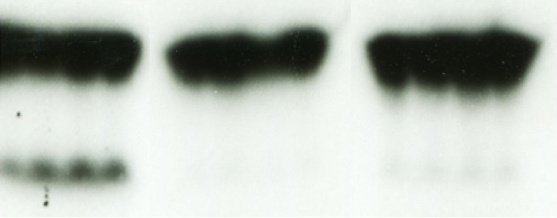
#> input picture modules/panel-cbir/resources/images/blots/02598.jpg, 557 x 218 px
$ python image_border_detection.py ../../modules/panel-cbir/resources/images/blots   (older library calls are emulated)
#> lines starting #> are read from the running program, lines starting #| are printed output that depends on the picture; after the words box and inside, x2 and y2 are one past the last pixel; in counts of white or black regions, pixels touching at a corner belong together
import os
import cv2
import argparse
import numpy as np

try:
    from tqdm import tqdm
except ImportError:
    tqdm = None


# -------------------------------
# 1. Core robust border detector
# -------------------------------
def detect_border_bbox_robust(
    img,
    border_frac=0.08,
    k_clusters=3,
    color_dist_thr=0.25,
    grad_thr=0.3,
    min_fg_area_frac=0.1,
    max_fg_area_frac=0.99,
    max_border_frac=0.15,  # max border thickness as fraction of min(H, W)
):
    """
    Robust border detection with extra geometric prior:
    - Border must be near image edges (within max_border_frac * min(H, W)).

    Returns:
        (top, bottom, left, right)  [bottom/right EXCLUSIVE]
        Falls back to full image if detection looks suspicious.
    """
    h, w = img.shape[:2]

    # Convert to Lab for perceptual color distance
    lab = cv2.cvtColor(img, cv2.COLOR_BGR2LAB).astype(np.float32)

    # --- 1. Collect border pixels (outer frame) ---
    bf = border_frac
    t = int(max(1, round(bf * h)))
    l = int(max(1, round(bf * w)))

    border_mask = np.zeros((h, w), np.uint8)
    border_mask[:t, :] = 1
    border_mask[-t:, :] = 1
    border_mask[:, :l] = 1
    border_mask[:, -l:] = 1

    border_pixels = lab[border_mask == 1].reshape(-1, 3)
    if border_pixels.shape[0] < k_clusters:
        # too few border pixels, fallback
        return 0, h, 0, w

    # --- 2. K-means on border pixels to find dominant border color ---
    criteria = (cv2.TERM_CRITERIA_EPS + cv2.TERM_CRITERIA_MAX_ITER, 20, 1.0)

    max_samples = 5000
    if border_pixels.shape[0] > max_samples:
        idx = np.random.choice(border_pixels.shape[0], max_samples, replace=False)
        border_pixels_sample = border_pixels[idx]
    else:
        border_pixels_sample = border_pixels

    border_pixels_sample = border_pixels_sample.astype(np.float32)

    _, labels, centers = cv2.kmeans(
        border_pixels_sample,
        k_clusters,
        None,
        criteria,
        3,
        cv2.KMEANS_PP_CENTERS,
    )

    _, counts = np.unique(labels.flatten(), return_counts=True)
    bg_cluster_idx = int(np.argmax(counts))
    bg_center = centers[bg_cluster_idx]  # (3,)

    # --- 3. For all pixels: color distance + gradient ---
    diff = lab - bg_center.reshape(1, 1, 3)
    color_dist = np.linalg.norm(diff, axis=2)
    color_dist_norm = color_dist / (color_dist.max() + 1e-6)

    gray = cv2.cvtColor(img, cv2.COLOR_BGR2GRAY)
    gx = cv2.Sobel(gray, cv2.CV_32F, 1, 0, ksize=3)
    gy = cv2.Sobel(gray, cv2.CV_32F, 0, 1, ksize=3)
    grad_mag = np.sqrt(gx * gx + gy * gy)
    grad_norm = grad_mag / (grad_mag.max() + 1e-6)

    # background candidate
    bg_cand = (color_dist_norm < color_dist_thr) & (grad_norm < grad_thr)
    bg_cand = bg_cand.astype(np.uint8)

    # --- 4. Keep only components that touch the image border ---
    num_labels, labels_cc, stats, _ = cv2.connectedComponentsWithStats(bg_cand, connectivity=4)

    if num_labels <= 1:
        return 0, h, 0, w

    edge_mask = np.zeros_like(bg_cand, dtype=bool)
    edge_mask[0, :] = True
    edge_mask[-1, :] = True
    edge_mask[:, 0] = True
    edge_mask[:, -1] = True

    bg_final = np.zeros_like(bg_cand, dtype=np.uint8)
    best_area = 0

    for lbl in range(1, num_labels):
        comp_mask = labels_cc == lbl
        if not np.any(comp_mask & edge_mask):
            continue
        area = stats[lbl, cv2.CC_STAT_AREA]
        if area > best_area:
            best_area = area
            bg_final[:] = 0
            bg_final[comp_mask] = 1

    if best_area == 0:
        return 0, h, 0, w

    # --- 4.5 NEW: geometric clamp – limit border thickness ---

    # Use np.indices so all arrays are shape (h, w)
    yy, xx = np.indices((h, w))
    dist_to_top = yy
    dist_to_bottom = h - 1 - yy
    dist_to_left = xx
    dist_to_right = w - 1 - xx

    # distance to nearest edge for each pixel
    dist_to_edge = np.minimum.reduce(
        [dist_to_top, dist_to_bottom, dist_to_left, dist_to_right]
    )

    max_border_px = int(max_border_frac * min(h, w))
    # keep only bg pixels within this distance from edge
    bg_final = bg_final & (dist_to_edge <= max_border_px)

    if not np.any(bg_final):
        # after clamping nothing remains → fallback
        return 0, h, 0, w

    # --- 5. Foreground mask & bounding box ---
    fg_mask = (bg_final == 0).astype(np.uint8)

    num_fg, labels_fg, stats_fg, _ = cv2.connectedComponentsWithStats(fg_mask, connectivity=4)
    if num_fg <= 1:
        return 0, h, 0, w

    cleaned_fg = np.zeros_like(fg_mask)
    for lbl in range(1, num_fg):
        area = stats_fg[lbl, cv2.CC_STAT_AREA]
        if area < 50:
            continue
        cleaned_fg[labels_fg == lbl] = 1

    ys_fg, xs_fg = np.where(cleaned_fg == 1)
    if len(ys_fg) == 0 or len(xs_fg) == 0:
        return 0, h, 0, w

    top = int(np.min(ys_fg))
    bottom = int(np.max(ys_fg) + 1)
    left = int(np.min(xs_fg))
    right = int(np.max(xs_fg) + 1)

    fg_area = (bottom - top) * (right - left)
    full_area = h * w
    frac = fg_area / float(full_area)

    if frac < min_fg_area_frac or frac > max_fg_area_frac:
        return 0, h, 0, w

    return top, bottom, left, right

# -------------------------------
# 2. Visualization per image
# -------------------------------
def visualize_border_detection(
    image_path,
    out_dir,
    border_frac=0.08,
    k_clusters=3,
    color_dist_thr=0.25,
    grad_thr=0.3,
    min_fg_area_frac=0.1,
    max_fg_area_frac=0.99,
    max_border_frac=0.15,
    save_crop=False,
):
    os.makedirs(out_dir, exist_ok=True)

    img = cv2.imread(image_path)
    if img is None:
        print(f"[WARN] Cannot read image: {image_path}")
        return

    h, w = img.shape[:2]

    top, bottom, left, right = detect_border_bbox_robust(
        img,
        border_frac=border_frac,
        k_clusters=k_clusters,
        color_dist_thr=color_dist_thr,
        grad_thr=grad_thr,
        min_fg_area_frac=min_fg_area_frac,
        max_fg_area_frac=max_fg_area_frac,
        max_border_frac=max_border_frac,
    )

    vis = img.copy()

    # clamp & validate
    top = max(0, min(top, h - 1))
    bottom = max(0, min(bottom, h))
    left = max(0, min(left, w - 1))
    right = max(0, min(right, w))

    if bottom > top and right > left:
        cv2.rectangle(vis, (left, top), (right - 1, bottom - 1), (0, 255, 255), 3)
        cv2.putText(
            vis,
            "robust_bbox",
            (left + 5, max(top - 10, 20)),
            cv2.FONT_HERSHEY_SIMPLEX,
            0.7,
            (0, 255, 255),
            2,
            cv2.LINE_AA,
        )

    base = os.path.splitext(os.path.basename(image_path))[0]
    vis_path = os.path.join(out_dir, f"{base}_border_robust_vis.png")
    cv2.imwrite(vis_path, vis)

    if save_crop and bottom > top and right > left:
        crop = img[top:bottom, left:right].copy()
        crop_path = os.path.join(out_dir, f"{base}_border_robust_crop.png")
        cv2.imwrite(crop_path, crop)


# -------------------------------
# 3. Folder traversal helpers
# -------------------------------
def list_images(input_dir, exts, recursive=False):
    exts = {e.lower() for e in exts}
    paths = []
    if recursive:
        for root, _, files in os.walk(input_dir):
            for f in files:
                if os.path.splitext(f)[1].lower() in exts:
                    paths.append(os.path.join(root, f))
    else:
        for f in os.listdir(input_dir):
            full = os.path.join(input_dir, f)
            if os.path.isfile(full) and os.path.splitext(f)[1].lower() in exts:
                paths.append(full)
#> pass 2 of the loop in list_images, `for f in os.listdir(input_dir):`:
    paths.sort()
    return paths


# -------------------------------
# 4. CLI
# -------------------------------
def parse_args():
    p = argparse.ArgumentParser(
        description="Robust border detection + visualization using Lab color clustering + gradient + connectivity."
    )
    p.add_argument("input_dir", type=str, help="Input folder with images.")
    p.add_argument(
        "--output-dir",
        type=str,
        default="border_robust_vis",
        help="Folder to save visualizations (and optional crops).",
    )
    p.add_argument(
        "--ext",
        type=str,
        nargs="+",
        default=[".jpg", ".jpeg", ".png", ".tif", ".tiff", ".bmp"],
        help="Image extensions to include.",
    )
    p.add_argument(
        "--recursive",
        action="store_true",
        help="Recursively search input_dir.",
    )
    # Robust detector params
    p.add_argument(
        "--border-frac",
        type=float,
        default=0.08,
        help="Fraction of image from each side treated as border strip (default: 0.08).",
    )
    p.add_argument(
        "--k-clusters",
        type=int,
        default=3,
        help="Number of K-means clusters for border colors (default: 3).",
    )
    p.add_argument(
        "--color-dist-thr",
        type=float,
        default=0.25,
        help="Threshold on normalized Lab distance to border color (default: 0.25).",
    )
    p.add_argument(
        "--grad-thr",
        type=float,
        default=0.3,
        help="Threshold on normalized gradient magnitude for background (default: 0.3).",
    )
    p.add_argument(
        "--min-fg-area-frac",
        type=float,
        default=0.1,
        help="Minimum fraction of image area allowed for foreground box (default: 0.1).",
    )
    p.add_argument(
        "--max-fg-area-frac",
        type=float,
        default=0.99,
        help="Maximum fraction of image area allowed for foreground box (default: 0.99).",
    )
    p.add_argument(
        "--max-border-frac",
        type=float,
        default=0.15,
        help="Max border thickness as fraction of min(H,W) (default: 0.15).",
    )
    p.add_argument(
        "--save-crop",
        action="store_true",
        help="Also save cropped image using detected bbox (default: only visualization).",
    )
    return p.parse_args()


def main():
    args = parse_args()

    input_dir = args.input_dir
    output_dir = args.output_dir

    if not os.path.isdir(input_dir):
        raise NotADirectoryError(f"Input directory does not exist: {input_dir}")

    os.makedirs(output_dir, exist_ok=True)

    img_paths = list_images(input_dir, args.ext, recursive=args.recursive)
    if not img_paths:
        print(f"No images found in {input_dir} with extensions: {args.ext}")
        return

    print(f"Found {len(img_paths)} images to process.")

    iterable = img_paths
    if tqdm is not None:
        iterable = tqdm(img_paths, desc="Detecting borders")

    for img_path in iterable:
        visualize_border_detection(
            img_path,
            output_dir,
            border_frac=args.border_frac,
            k_clusters=args.k_clusters,
            color_dist_thr=args.color_dist_thr,
            grad_thr=args.grad_thr,
            min_fg_area_frac=args.min_fg_area_frac,
            max_fg_area_frac=args.max_fg_area_frac,
            save_crop=args.save_crop,
            max_border_frac=args.max_border_frac,
        )
#> in visualize_border_detection, img is the input picture: shape (218, 557, 3); mean B, G, R 184.6, 192.1, 186
#> in detect_border_bbox_robust, `lab = cv2.cvtColor(img, cv2.COLOR_BGR2LAB).astype(np.float32)`:
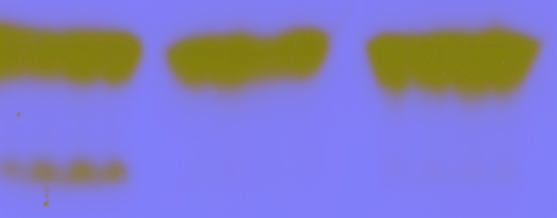
#> lab: shape (218, 557, 3) float32; mean B, G, R 192.6, 124.3, 131
#> in detect_border_bbox_robust, `_, labels, centers = cv2.kmeans( border_pixels_sample, k_clusters, Non..`: labels = 5000 values, max 2 at index 37, min 0 at index 0, mean 0.233; centers = [[241.3, 125, 130.1], [35.74, 123.7, 132.7], [154, 120.7, 134.8]]
#> in detect_border_bbox_robust, `_, counts = np.unique(labels.flatten(), return_counts=True)`: counts = [4218, 401, 381]
#> in detect_border_bbox_robust, `bg_cluster_idx = int(np.argmax(counts))`: bg_cluster_idx = 0
#> in detect_border_bbox_robust, `bg_center = centers[bg_cluster_idx]`: bg_center = [241.3, 125, 130.1]
#> in detect_border_bbox_robust, `gy = cv2.Sobel(gray, cv2.CV_32F, 0, 1, ksize=3)`:
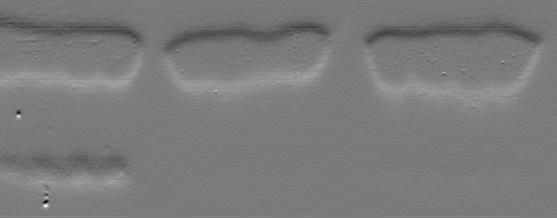
#> gy: shape (218, 557) float32; min -382, max 410, mean 0.3; drawn with min black and max white
#> in detect_border_bbox_robust, `grad_mag = np.sqrt(gx * gx + gy * gy)`:
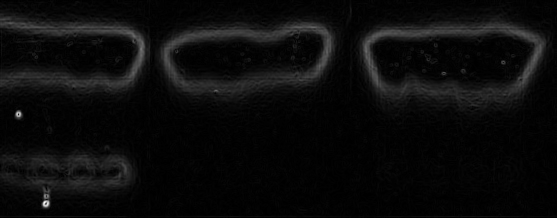
#> grad_mag: shape (218, 557) float32; min 0, max 508.5, mean 23.2; drawn with min black and max white
#> in detect_border_bbox_robust, `bg_cand = (color_dist_norm < color_dist_thr) & (grad_norm < grad_thr)`:
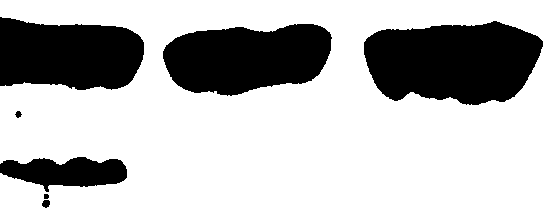
#> bg_cand: shape (218, 557) bool; 73.3% white; 7 black regions, largest, box (x1, y1, x2, y2) and area: (364, 21, 543, 105) 11655, (163, 24, 332, 96) 9265, (0, 17, 144, 90) 8578
#> in detect_border_bbox_robust, `num_labels, labels_cc, stats, _ = cv2.connectedComponentsWithStats(bg_..`: num_labels = 2; stats = [[0, 17, 543, 191, 32478], [0, 0, 557, 218, 88948]]
#> the loop in detect_border_bbox_robust, `for lbl in range(1, num_labels):` made 1 pass
#> (area, best_area) on pass 1: (88948, 88948)
#> after the loop in detect_border_bbox_robust, `for lbl in range(1, num_labels):`: best_area = 88948
#> in detect_border_bbox_robust, `bg_final = bg_final & (dist_to_edge <= max_border_px)`:
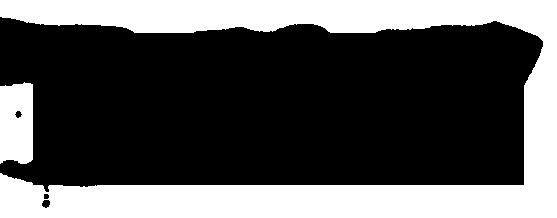
#> bg_final: shape (218, 557); values 0 (black) and 1 (white), 33.8% white; 2 white regions, box (x1, y1, x2, y2) and area: (0, 0, 557, 218) 38510, (0, 82, 33, 164) 2523
#> in detect_border_bbox_robust, `num_fg, labels_fg, stats_fg, _ = cv2.connectedComponentsWithStats(fg_m..`:
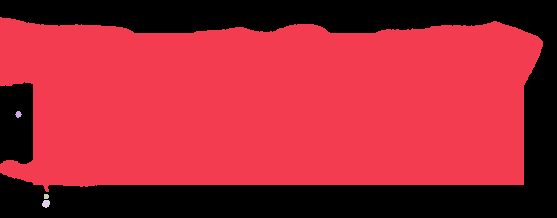
#> labels_fg: shape (218, 557) int32; 5 distinct labels, from 0 to 4; one colour per label, 0 black
#> in detect_border_bbox_robust, `num_fg, labels_fg, stats_fg, _ = cv2.connectedComponentsWithStats(fg_m..`: num_fg = 5; stats_fg = [[0, 0, 557, 218, 41033], [0, 17, 543, 175, 80288], [15, 111, 7, 7, 32], [44, 194, 5, 5, 23], [42, 200, 8, 8, 50]]
#> the loop in detect_border_bbox_robust, `for lbl in range(1, num_fg):` made 4 passes
#> area on passes 1 to 4: 80288, 32, 23, 50
#> after the loop in detect_border_bbox_robust, `for lbl in range(1, num_fg):`: cleaned_fg: shape (218, 557); values 0 (black) and 1 (white), 66.2% white; 2 black regions, box (x1, y1, x2, y2) and area: (0, 0, 557, 218) 38533, (0, 82, 33, 164) 2555
#> in detect_border_bbox_robust, `top = int(np.min(ys_fg))`: top = 17
#> in detect_border_bbox_robust, `bottom = int(np.max(ys_fg) + 1)`: bottom = 208
#> in detect_border_bbox_robust, `left = int(np.min(xs_fg))`: left = 0
#> in detect_border_bbox_robust, `right = int(np.max(xs_fg) + 1)`: right = 543
#> in detect_border_bbox_robust, `fg_area = (bottom - top) * (right - left)`: fg_area = 103713
#> in detect_border_bbox_robust, `frac = fg_area / float(full_area)`: frac = 0.854
#> in visualize_border_detection, `top, bottom, left, right = detect_border_bbox_robust( img, border_frac..`: top = 17; bottom = 208; left = 0; right = 543
#> in visualize_border_detection, `cv2.putText( vis, "robust_bbox", (left + 5, max(top - 10, 20)), cv2.FO..`:
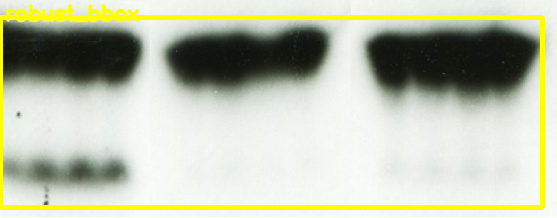
#> vis: shape (218, 557, 3); mean B, G, R 170.5, 193.7, 187.9
#> pass 2 of the loop in main, `for img_path in iterable:`:
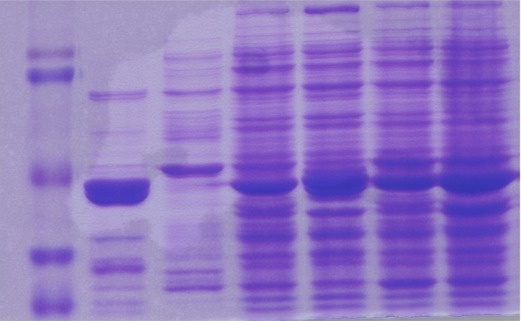
#> input picture modules/panel-cbir/resources/images/blots/02674.jpg, 521 x 321 px
#> in visualize_border_detection, img is the input picture: shape (321, 521, 3); mean B, G, R 195.8, 118.4, 143.2
#> lab: shape (321, 521, 3) float32
#> labels = 5000 values, max 2 at index 4, min 0 at index 10, mean 0.998; centers = [[139.5, 155, 90.72], [166.2, 142, 105.9], [105.5, 169.1, 73.8]]
#> counts = [969, 3071, 960]
#> bg_cluster_idx = 1
#> bg_center = [166.2, 142, 105.9]
#> diff: shape (321, 521, 3) float32
#> color_dist: shape (321, 521) float32
#> color_dist_norm: shape (321, 521) float32
#> gray: shape (321, 521)
#> gx: shape (321, 521) float32
#> gy: shape (321, 521) float32
#> grad_mag: shape (321, 521) float32
#> grad_norm: shape (321, 521) float32
#> bg_cand: shape (321, 521) bool; 51.3% white; 58 black regions (36 under 20 px), largest, box (x1, y1, x2, y2) and area: (156, 0, 521, 321) 69669, (83, 177, 151, 208) 1828, (164, 267, 225, 293) 1342
#> labels_cc: shape (321, 521) int32; 36 distinct labels, from 0 to 35
#> num_labels = 36; stats = 36 rows, first 6: [26, 0, 495, 321, 81511], [0, 0, 519, 321, 82544], [458, 0, 34, 1, 34], [494, 0, 25, 155, 1975], [465, 10, 2, 3, 5], [478, 10, 8, 4, 22]
#> the loop in detect_border_bbox_robust (call 2), `for lbl in range(1, num_labels):` made 35 passes
#> (area, best_area) on pass 1: (82544, 82544)
#> after the loop in detect_border_bbox_robust (call 2), `for lbl in range(1, num_labels):`: best_area = 82544
#> bg_final: shape (321, 521); values 0 (black) and 1 (white), 26% white; 1 white region, box (x1, y1, x2, y2) and area: (0, 0, 519, 321) 43429
#> in detect_border_bbox_robust (call 2), `num_fg, labels_fg, stats_fg, _ = cv2.connectedComponentsWithStats(fg_m..`:
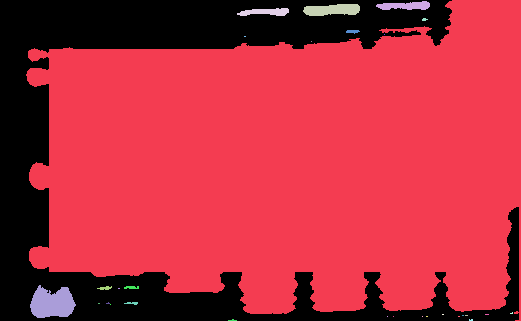
#> labels_fg: shape (321, 521) int32; 30 distinct labels, from 0 to 29; one colour per label, 0 black
#> num_fg = 30; stats_fg = 30 rows, first 6: [0, 0, 519, 321, 43429], [26, 0, 495, 321, 121335], [376, 1, 54, 9, 340], [303, 4, 57, 12, 540], [237, 8, 52, 8, 283], [422, 18, 6, 3, 13]
#> the loop in detect_border_bbox_robust (call 2), `for lbl in range(1, num_fg):` made 29 passes
#> area on passes 1, 2, 3, 4, 6, 10, 11, 12: 121335, 340, 540, 283, 39, 1105, 38, 38
#> in detect_border_bbox_robust (call 2), `top = int(np.min(ys_fg))`: top = 0
#> in detect_border_bbox_robust (call 2), `bottom = int(np.max(ys_fg) + 1)`: bottom = 321
#> in detect_border_bbox_robust (call 2), `left = int(np.min(xs_fg))`: left = 26
#> in detect_border_bbox_robust (call 2), `right = int(np.max(xs_fg) + 1)`: right = 521
#> fg_area = 158895
#> frac = 0.95
#> in visualize_border_detection (call 2), `top, bottom, left, right = detect_border_bbox_robust( img, border_frac..`: top = 0; bottom = 321; left = 26; right = 521
#> in visualize_border_detection (call 2), `cv2.putText( vis, "robust_bbox", (left + 5, max(top - 10, 20)), cv2.FO..`:
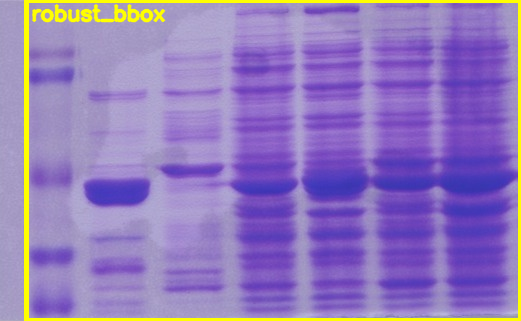
#> vis: shape (321, 521, 3); mean B, G, R 188, 122.4, 146.7

    print(f"Done. Results saved in: {os.path.abspath(output_dir)}")


if __name__ == "__main__":
    main()
